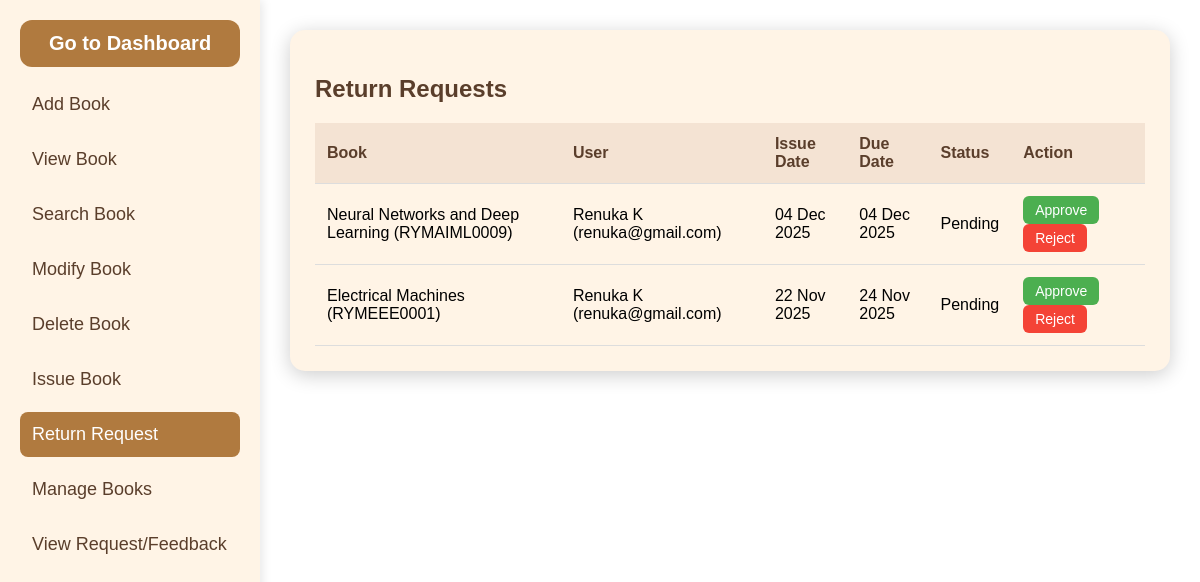
Screenshot of /dlib/admin/return_request.php (signed in) with the database file from the repository.
### tables this page shows
CREATE TABLE `return_requests` (
  `request_id` int(11) NOT NULL,
  `transaction_id` int(11) NOT NULL,
  `user_id` varchar(20) NOT NULL,
  `book_id` varchar(20) NOT NULL,
  `request_date` datetime DEFAULT current_timestamp(),
  `status` enum('pending','approved','rejected','completed') DEFAULT 'pending'
);

CREATE TABLE `books` (
  `book_id` varchar(20) NOT NULL,
  `title` varchar(200) NOT NULL,
  `author` varchar(150) DEFAULT NULL,
  `edition` varchar(50) DEFAULT NULL,
  `publisher` varchar(150) DEFAULT NULL,
  `published_date` date DEFAULT NULL,
  `branch` enum('CSE','AIML','ECE','EEE','ME','CIVIL','OTHER') NOT NULL,
  `total_copies` int(11) NOT NULL DEFAULT 1,
  `available_copies` int(11) NOT NULL DEFAULT 1
);

CREATE TABLE `users` (
  `user_id` varchar(20) NOT NULL,
  `name` varchar(100) NOT NULL,
  `branch` varchar(20) NOT NULL DEFAULT 'other',
  `email` varchar(150) NOT NULL,
  `passwords` varchar(255) NOT NULL,
  `role` enum('admin','faculty','student') NOT NULL DEFAULT 'student',
  `join_date` datetime DEFAULT current_timestamp(),
  `status` enum('pending','approved','rejected') DEFAULT 'pending',
  `last_logout` datetime DEFAULT NULL
);

CREATE TABLE `transactions` (
  `transaction_id` int(11) NOT NULL,
  `user_id` varchar(20) NOT NULL,
  `book_id` varchar(20) NOT NULL,
  `issue_date` date NOT NULL,
  `return_date` date DEFAULT NULL,
  `status` enum('issued','returned','overdue','lost') DEFAULT 'issued',
  `issued_by` enum('admin','user') NOT NULL DEFAULT 'user'
);

### dlib/admin/return_request.php (the view, shortened to what this page needs)
<?php
include "../db_connect.php";
$query = "
SELECT rr.request_id, rr.request_date, rr.status,
       b.book_id, b.title,
       u.user_id, u.name AS user_name, u.email,
       t.issue_date
FROM return_requests rr
JOIN books b ON rr.book_id = b.book_id
JOIN users u ON rr.user_id = u.user_id
JOIN transactions t ON rr.transaction_id = t.transaction_id
WHERE rr.status = 'pending'
ORDER BY rr.request_date DESC
";
$result = $conn->query($query);
?>
<!DOCTYPE html>
<html lang="en">
<head>
  <link rel="stylesheet" href="../css/11style.css">
</head>
<body>
<div class="main-layout">
  <div class="sidebar">
    <button class="dashboard-btn" onclick="window.location.href='dashboard.php'">Go to Dashboard</button>
    <div class="sidebar-menu">
      <a href="add_book.php" class="menu-item">Add Book</a>
      <a href="view_book.php" class="menu-item">View Book</a>
      <a href="search_book.php" class="menu-item">Search Book</a>
      <a href="modify_book.php" class="menu-item">Modify Book</a>
      <a href="delete_book.php" class="menu-item">Delete Book</a>
      <a href="issue_book.php" class="menu-item">Issue Book</a>
      <a href="return_request.php" class="menu-item active">Return Request</a>
      <a href="manage_books.php" class="menu-item">Manage Books</a>
      <a href="view_feedback.php" class="menu-item">View Request/Feedback</a>
    </div>
  </div>
  <div class="content">
    <div class="return-container">
      <h2>Return Requests</h2>
      <table>
        <thead>
          <tr>
            <th>Book</th>
            <th>User</th>
            <th>Issue Date</th>
            <th>Due Date</th>
            <th>Status</th>
            <th>Action</th>
          </tr>
        </thead>
        <tbody>
        <?php if ($result->num_rows): ?>
          <?php while($row = $result->fetch_assoc()): ?>
            <tr>
              <td><?= htmlspecialchars($row['title']) ?> (<?= $row['book_id'] ?>)</td>
              <td><?= htmlspecialchars($row['user_name']) ?> (<?= $row['email'] ?>)</td>
              <td><?= date("d M Y", strtotime($row['issue_date'])) ?></td>
              <td><?= date("d M Y", strtotime($row['request_date'])) ?></td>
              <td><?= ucfirst($row['status']) ?></td>
              <td>
                <a href="return_request.php?approve=<?= $row['request_id'] ?>" class="btn approve">Approve</a>
                <a href="return_request.php?reject=<?= $row['request_id'] ?>" class="btn reject" onclick="return confirm('Reject this return request?')">Reject</a>
              </td>
            </tr>
          <?php endwhile; ?>
        <?php else: ?>
          <tr><td colspan="8" style="text-align:center;">No pending return requests found.</td></tr>
        <?php endif; ?>
        </tbody>
      </table>
    </div>
  </div>
</div>
</body>
</html>

### rows the page displays
return_requests: book.title "Neural Networks and Deep Learning", book.book_id "RYMAIML0009", user.name "Renuka K", user.email "renuka@gmail.com", transaction.issue_date "04 Dec 2025", request_date "04 Dec 2025", status "Pending"
return_requests: book.title "Electrical Machines", book.book_id "RYMEEE0001", user.name "Renuka K", user.email "renuka@gmail.com", transaction.issue_date "22 Nov 2025", request_date "24 Nov 2025", status "Pending"
